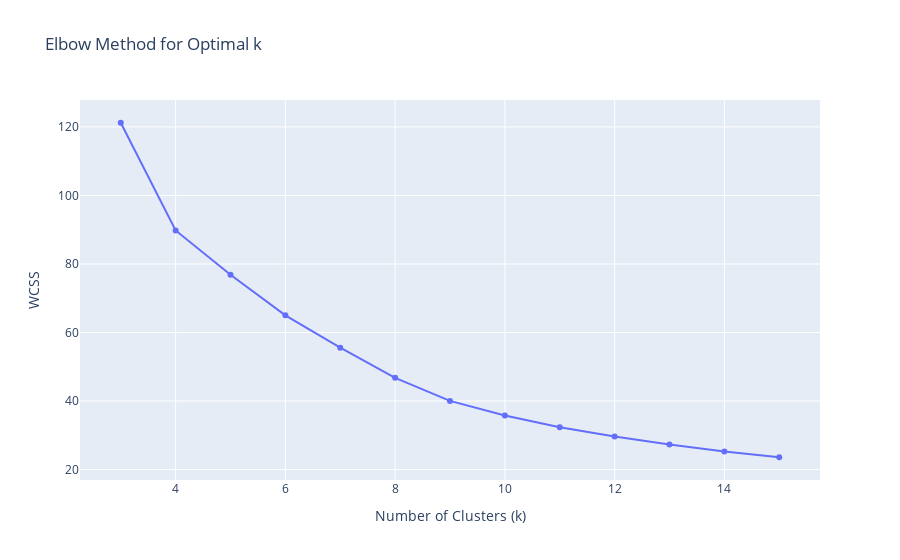

Source (notebook cell):
### Markdown cell above
# K-Means
KMeans merupakan salah satu algoritma dalam machine learning yang digunakan untuk melakukan clustering atau pengelompokan data berdasarkan kesamaan fitur-fitur yang dimiliki oleh data tersebut. Algoritma ini bekerja dengan cara membagi data ke dalam beberapa cluster atau kelompok berdasarkan jarak antara data dengan pusat cluster (centroid) terdekat. KMeans menggunakan metode unsupervised learning, sehingga tidak memerlukan label atau target untuk melakukan clustering.

Pada dasarnya, semakin banyak segmentasi yang digunakan pada RFM analysis, semakin spesifik dan detail segmentasi yang dihasilkan. Karena RFM Analysis terdiri dari 3 buah fitur yang berbeda, maka pada project kali ini kita akan melakukan segmentasi setidaknya lebih dari 3 buah segmentasi untuk memudahkan identifikasi tiap segmen dan agar tidak bias / miss interpret. Dalam beberapa kasus, 4 segmentasi mungkin sudah cukup untuk mengidentifikasi pola perilaku pelanggan. Namun, terkadang 4 segmentasi saja tidak cukup untuk memberikan wawasan yang cukup tentang perilaku pelanggan, terutama jika bisnis memiliki banyak produk atau layanan, variasi harga yang berbeda, atau pasar yang sangat kompetitif.

Dengan menggunakan lebih dari 4 segmentasi, bisnis dapat mendapatkan wawasan yang lebih rinci tentang perilaku pelanggan, seperti preferensi produk yang lebih spesifik, kecenderungan pembelian pada periode tertentu, atau segmentasi pasar yang lebih tepat sasaran. Dengan demikian, bisnis dapat membuat keputusan yang lebih baik berdasarkan data dan memperbaiki strategi pemasaran dan penjualan mereka. Namun, harus diingat bahwa terlalu banyak segmentasi dapat menghasilkan kelompok yang terlalu kecil dan tidak mewakili secara signifikan populasi pelanggan secara keseluruhan.

### Code cell
wcss = []
for i in range(3,16):
    kmeans = KMeans(n_clusters=i, init='k-means++', random_state=42)
    kmeans.fit(rfm_df_norm)
    wcss.append(kmeans.inertia_)

fig = go.Figure()
fig.add_trace(go.Scatter(x=list(range(3,16)), y=wcss, mode='lines+markers'))
fig.update_layout(title='Elbow Method for Optimal k',
                  xaxis_title='Number of Clusters (k)',
                  yaxis_title='WCSS')
pio.show(fig)

### Figure 1 — Plotly figure (JSON) as saved in the notebook; plotly's stock layout.template omitted (floating-point values rounded to 4 significant figures)
{"data": [{"mode": "lines+markers", "type": "scatter", "x": [3, 4, 5, 6, 7, 8, 9, 10, 11, 12, 13, 14, 15], "y": [121.2, 89.78, 76.85, 65.03, 55.58, 46.76, 40.04, 35.77, 32.33, 29.65, 27.33, 25.27, 23.6]}], "layout": {"title": {"text": "Elbow Method for Optimal k"}, "xaxis": {"title": {"text": "Number of Clusters (k)"}}, "yaxis": {"title": {"text": "WCSS"}}}}
